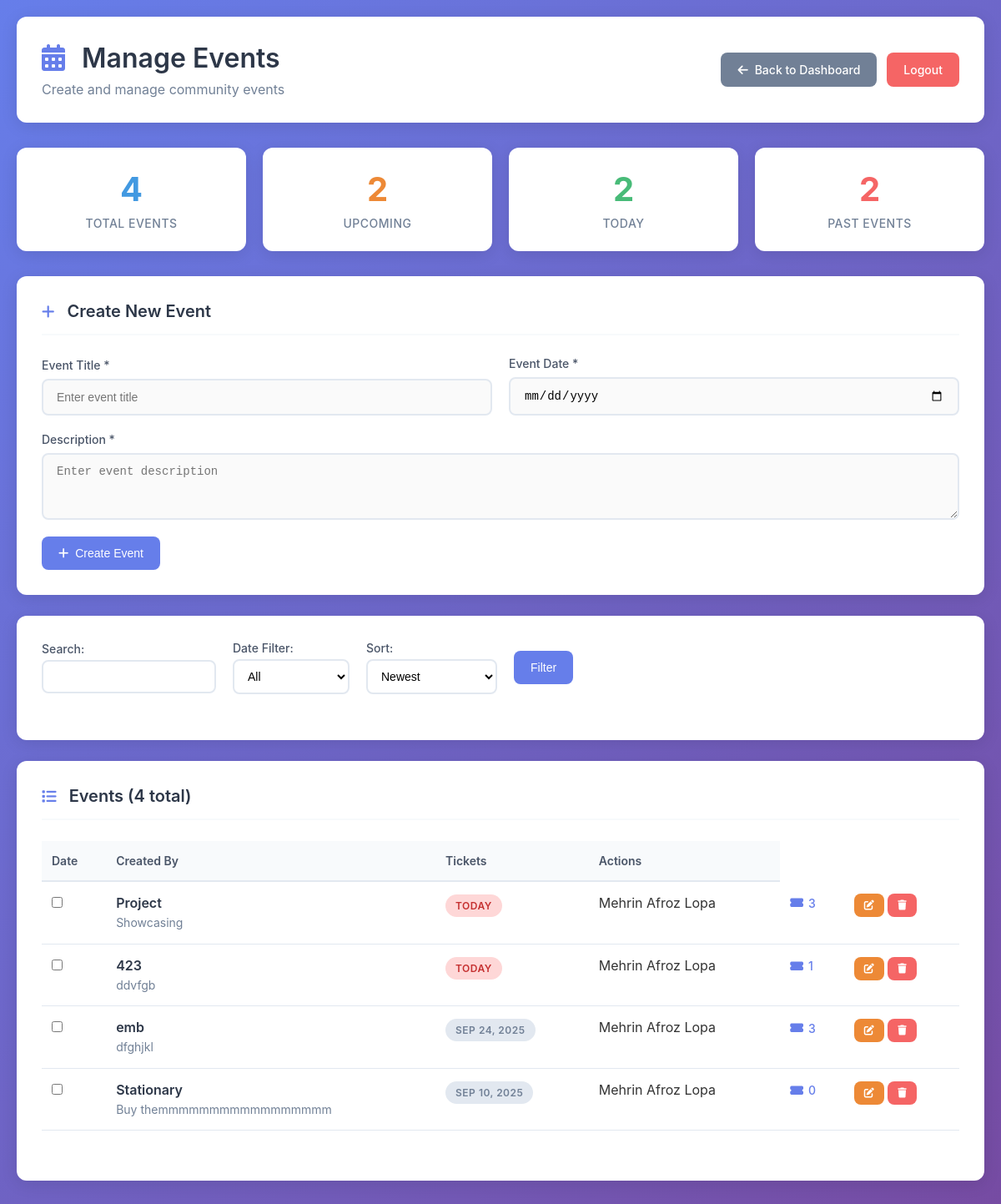
The app's page /php_files/manageevent.php (signed in) with its own data.
### tables this page shows
CREATE TABLE `event` (
  `Event ID` varchar(50) NOT NULL,
  `Title` varchar(100) NOT NULL,
  `Description` text NOT NULL,
  `Date` date NOT NULL,
  `Approved By` varchar(50) NOT NULL
);

CREATE TABLE `user` (
  `First Name` varchar(50) NOT NULL,
  `Last Name` varchar(50) NOT NULL,
  `User ID` varchar(50) NOT NULL,
  `Date of Birth` date NOT NULL,
  `Password` varchar(50) NOT NULL,
  `Created at` date NOT NULL,
  `Updated at` date NOT NULL
);

### php_files/manageevent.php (the view, shortened to what this page needs)
<?php
include('DBconnect.php');
$search = $_GET['search'] ?? '';
$filter = $_GET['date_filter'] ?? 'all';
$sort = $_GET['sort'] ?? 'newest';
$page = max(1, intval($_GET['page'] ?? 1));
$per_page = 10;
$offset = ($page -1) * $per_page;
$where = [];
$w = count($where) ? 'WHERE '.implode(' AND ', $where) : '';
$order = match($sort) {
    'oldest' => 'ORDER BY e.Date ASC',
    'title' => 'ORDER BY e.Title ASC',
    'date_created' => 'ORDER BY e.`Event ID` DESC',
    default => 'ORDER BY e.Date DESC',
};
$count_sql = "SELECT COUNT(*) AS total FROM event e JOIN user u ON e.`Approved By`=u.`User ID` $w";
$count_res = mysqli_query($conn, $count_sql);
$total = $count_res ? intval(mysqli_fetch_assoc($count_res)['total']) : 0;
$fetch_sql = "SELECT e.*, u.`First Name`, u.`Last Name` FROM event e JOIN user u ON e.`Approved By`=u.`User ID` $w $order LIMIT $offset, $per_page";
$fetch_res = mysqli_query($conn, $fetch_sql);
function formatDateInfo($date) {
    $d = new DateTime($date);
    $now = new DateTime();
    if ($d->format('Y-m-d') === $now->format('Y-m-d')) return ['label'=>'Today','class'=>'date-today'];
    return ['label'=>$d->format('M j, Y'),'class'=>'date-past'];
}
function ticketCount($id, $conn) {
    $r = mysqli_query($conn,"SELECT COUNT(*) as cnt FROM ticket WHERE `E ID`='".mysqli_real_escape_string($conn,$id)."'");
    if ($r) return intval(mysqli_fetch_assoc($r)['cnt']);
    return 0;
}
?>
<!DOCTYPE html>
<html lang="en">
<head>
    <link href="https://cdnjs.cloudflare.com/ajax/libs/font-awesome/6.4.0/css/all.min.css" rel="stylesheet" />
</head>
<body>
<div class="container fade-in">
  <div class="header">
    <div class="header-left">
      <h1><i class="fas fa-calendar-alt"></i> Manage Events</h1>
      <p>Create and manage community events</p>
    </div>
    <div class="header-right">
      <a href="home.php" class="btn btn-secondary"><i class="fas fa-arrow-left"></i> Back to Dashboard</a>
      <a href="?logout=1" class="btn btn-danger" onclick="return confirm('Logout?')">Logout</a>
    </div>
  </div>
  <div class="stats-section">
    <div class="stat-card">
        <div class="stat-number total"><?= $total ?></div>
        <div class="stat-label">Total Events</div>
    </div>
    <div class="stat-card">
        <div class="stat-number pending">
            <?php
            $pending_count = mysqli_query($conn, "SELECT COUNT(*) as cnt FROM event WHERE Date >= CURDATE()");
            echo $pending_count ? mysqli_fetch_assoc($pending_count)['cnt'] : 0;
            ?>
        </div>
        <div class="stat-label">Upcoming</div>
    </div>
    <div class="stat-card">
        <div class="stat-number approved">
            <?php
            $today_count = mysqli_query($conn, "SELECT COUNT(*) as cnt FROM event WHERE Date = CURDATE()");
            echo $today_count ? mysqli_fetch_assoc($today_count)['cnt'] : 0;
            ?>
        </div>
        <div class="stat-label">Today</div>
    </div>
    <div class="stat-card">
        <div class="stat-number rejected">
            <?php
            $past_count = mysqli_query($conn, "SELECT COUNT(*) as cnt FROM event WHERE Date < CURDATE()");
            echo $past_count ? mysqli_fetch_assoc($past_count)['cnt'] : 0;
            ?>
        </div>
        <div class="stat-label">Past Events</div>
    </div>
  </div>
  <div class="content">
    <div class="content-section">
      <div class="section-header">
        <h3><i class="fas fa-plus"></i> Create New Event</h3>
      </div>
      <form method="POST" action="" class="event-form">
        <div class="form-group">
          <label class="form-label">Event Title *</label>
          <input type="text" name="title" class="form-input" required placeholder="Enter event title" />
        </div>
        <div class="form-group">
          <label class="form-label">Event Date *</label>
          <input type="date" name="event_date" class="form-input" required min="<?= date('Y-m-d') ?>" />
        </div>
        <div class="form-group full-width">
          <label class="form-label">Description *</label>
          <textarea name="description" class="form-input" required placeholder="Enter event description"></textarea>
        </div>
        <div>
          <button type="submit" class="btn btn-primary"><i class="fas fa-plus"></i> Create Event</button>
        </div>
      </form>
    </div>
    <div class="content-section">
      <div class="filters-section">
        <form method="GET" style="display: flex; align-items: center; gap: 20px; flex-wrap: wrap; width: 100%;">
          <label>Search: <input type="text" name="search" value="<?= htmlspecialchars($search) ?>" /></label>
          <label>Date Filter:
            <select name="date_filter">
              <option value="all" <?= $filter=='all'?'selected':'' ?>>All</option>
            </select>
          </label>
          <label>Sort:
            <select name="sort">
              <option value="newest" <?= $sort=='newest'?'selected':'' ?>>Newest</option>
            </select>
          </label>
          <button type="submit" class="btn btn-primary">Filter</button>
        </form>
      </div>
    </div>
    <div class="content-section">
      <div class="section-header">
        <h3><i class="fas fa-list"></i> Events (<?= $total ?> total)</h3>
      </div>
      <?php if ($fetch_res && mysqli_num_rows($fetch_res) > 0): ?>
        <form method="POST" id="bulkForm">
          <table class="events-table">
            <thead>
              <tr>
                <th>Date</th>
                <th>Created By</th>
                <th>Tickets</th>
                <th>Actions</th>
              </tr>
            </thead>
            <tbody>
              <?php while ($row = mysqli_fetch_assoc($fetch_res)):
                  $dateInfo = formatDateInfo($row['Date']);
                  $tickets = ticketCount($row['Event ID'], $conn);
              ?>
              <tr>
                <td><input type="checkbox" name="selected_events[]" value="<?= htmlspecialchars($row['Event ID']) ?>" /></td>
                <td>
                  <div class="event-title"><?= htmlspecialchars($row['Title']) ?></div>
                  <div class="event-description">
                    <?= htmlspecialchars(mb_strimwidth($row['Description'], 0, 100, "...")) ?>
                  </div>
                </td>
                <td><span class="date-badge <?= $dateInfo['class'] ?>"><?= $dateInfo['label'] ?></span></td>
                <td><?= htmlspecialchars($row['First Name'] . ' ' . $row['Last Name']) ?></td>
                <td><span class="ticket-count"><i class="fas fa-ticket-alt"></i> <?= $tickets ?></span></td>
                <td>
                  <a href="?edit=<?= urlencode($row['Event ID']) ?>" class="btn btn-warning btn-sm"><i class="fas fa-edit"></i></a>
                  <form method="POST" style="display:inline;" onsubmit="return confirm('Delete this event?')">
                    <button type="submit" class="btn btn-danger btn-sm"><i class="fas fa-trash"></i></button>
                  </form>
                </td>
              </tr>
              <?php endwhile; ?>
            </tbody>
          </table>
      <?php endif; ?>
    </div>
  </div>
</div>
</body>
</html>

### php_files/manageevent.php (style rules this page uses)
* { margin: 0; padding: 0; box-sizing: border-box; }
body { font-family: -apple-system, BlinkMacSystemFont, 'Segoe UI', Roboto, Oxygen, Ubuntu, Cantarell, sans-serif; background: linear-gradient(135deg, #667eea 0%, #764ba2 100%); min-height: 100vh; color: #333; }
.container { max-width: 1200px; margin: 0 auto; padding: 20px; opacity: 0; animation: fadeIn 0.6s ease-out forwards; }
.header { background: white; border-radius: 12px; padding: 30px; margin-bottom: 30px; box-shadow: 0 4px 20px rgba(0,0,0,0.1); display: flex; justify-content: space-between; align-items: center; }
.header-left h1 { font-size: 2rem; font-weight: 600; color: #2d3748; margin-bottom: 8px; }
.header-left h1 i { color: #667eea; margin-right: 12px; }
.header-left p { color: #718096; font-size: 1rem; }
.header-right { display: flex; gap: 12px; }
.stats-section { display: grid; grid-template-columns: repeat(auto-fit, minmax(200px, 1fr)); gap: 20px; margin-bottom: 30px; }
.stat-card { background: white; border-radius: 12px; padding: 25px; text-align: center; box-shadow: 0 4px 20px rgba(0,0,0,0.1); transition: transform 0.2s ease; }
.stat-number { font-size: 2.5rem; font-weight: 700; margin-bottom: 8px; }
.stat-number.total { color: #4299e1; }
.stat-number.pending { color: #ed8936; }
.stat-number.approved { color: #48bb78; }
.stat-number.rejected { color: #f56565; }
.stat-label { color: #718096; font-size: 0.875rem; font-weight: 500; text-transform: uppercase; letter-spacing: 0.5px; }
.content-section { background: white; border-radius: 12px; padding: 30px; margin-bottom: 25px; box-shadow: 0 4px 20px rgba(0,0,0,0.1); }
.section-header { display: flex; align-items: center; margin-bottom: 25px; padding-bottom: 15px; border-bottom: 2px solid #f7fafc; }
.section-header h3 { font-size: 1.25rem; font-weight: 600; color: #2d3748; }
.section-header i { color: #667eea; margin-right: 10px; font-size: 1.1rem; }
.event-form { display: grid; grid-template-columns: 1fr 1fr; gap: 20px; align-items: end; }
.form-group { display: flex; flex-direction: column; }
.form-group.full-width { grid-column: 1 / -1; }
.form-label { font-weight: 500; color: #4a5568; margin-bottom: 8px; font-size: 0.875rem; }
.form-input { padding: 12px 16px; border: 2px solid #e2e8f0; border-radius: 8px; font-size: 0.875rem; transition: all 0.2s ease; background: #fafafa; }
textarea.form-input { resize: vertical; min-height: 80px; }
.filters-section { display: flex; align-items: center; gap: 20px; flex-wrap: wrap; margin-bottom: 25px; }
.filters-section label { display: flex; flex-direction: column; gap: 5px; font-size: 0.875rem; font-weight: 500; color: #4a5568; }
.filters-section input, .filters-section select { padding: 10px 12px; border: 2px solid #e2e8f0; border-radius: 8px; font-size: 0.875rem; background: white; min-width: 140px; }
.events-table { width: 100%; border-collapse: collapse; margin-top: 20px; }
.events-table th { background: #f8fafc; padding: 15px 12px; text-align: left; font-weight: 600; color: #4a5568; border-bottom: 2px solid #e2e8f0; font-size: 0.875rem; }
.events-table td { padding: 15px 12px; border-bottom: 1px solid #e2e8f0; vertical-align: top; }
.event-title { font-weight: 600; color: #2d3748; margin-bottom: 4px; }
.event-description { color: #718096; font-size: 0.875rem; line-height: 1.4; }
.date-badge { display: inline-block; padding: 6px 12px; border-radius: 20px; font-size: 0.75rem; font-weight: 600; text-transform: uppercase; letter-spacing: 0.5px; }
.date-today { background: #fed7d7; color: #c53030; }
.date-past { background: #e2e8f0; color: #718096; }
.ticket-count { display: inline-flex; align-items: center; gap: 6px; color: #667eea; font-weight: 500; font-size: 0.875rem; }
.btn { display: inline-flex; align-items: center; gap: 8px; padding: 12px 20px; border: none; border-radius: 8px; font-weight: 500; font-size: 0.875rem; cursor: pointer; transition: all 0.2s ease; text-decoration: none; text-align: center; }
.btn-primary { background: #667eea; color: white; }
.btn-secondary { background: #718096; color: white; }
.btn-warning { background: #ed8936; color: white; }
.btn-danger { background: #f56565; color: white; }
.btn-sm { padding: 8px 12px; font-size: 0.75rem; }

### records on screen
event: Title "Project", Description "Showcasing", Date "TODAY", user.First Name+Last Name "Mehrin Afroz Lopa", tickets "3"
event: Title "423", Description "ddvfgb", Date "TODAY", user.First Name+Last Name "Mehrin Afroz Lopa", tickets "1"
event: Title "emb", Description "dfghjkl", Date "SEP 24, 2025", user.First Name+Last Name "Mehrin Afroz Lopa", tickets "3"
event: Title "Stationary", Description "Buy themmmmmmmmmmmmmmmmm", Date "SEP 10, 2025", user.First Name+Last Name "Mehrin Afroz Lopa", tickets "0"

### other values on screen
$total "4"
mysqli_fetch_assoc($pending_count)['cnt'] "2"
mysqli_fetch_assoc($today_count)['cnt'] "2"
mysqli_fetch_assoc($past_count)['cnt'] "2"
